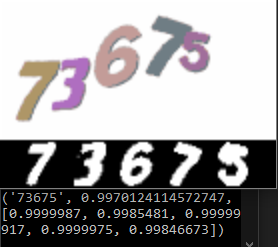
#> input picture test_online.png, 278 x 247 px
$ python -i preprocessing.py   (imports and definitions only)
#> lines starting #> are read from the running program, lines starting #| are printed output that depends on the picture; after the words box and inside, x2 and y2 are one past the last pixel; in counts of white or black regions, pixels touching at a corner belong together
#> further down, picture is the input picture: shape (247, 278, 3); mean B, G, R 153.4, 152.6, 154.9
"""
Extracting individual characters from the whole picture. Works in the following way:
Detect contours. If there's exactly 5, create masks out of their insides.
Otherwise detect most significant colors and corresponding areas. Use median filter to reduce pixel noise.
Go tru each pair of areas detected by contours and colors.
For each such pair create a convex hull of these two masks and AND them together (= calculate intersection).
If there's a significant number of nonzero pixels, we have a character. Use it as a mask.
If at this point we have 3 or less characters, throw it away.
If we have exactly 4 split the widest in half.
Use the resulting 5 masks to get the individual characters and crop them.
Resize them all to be 24 pixels hight and padd so that each character is in the middle of a 24×24 image.

In terms of the functions definied here the pipeline goes like this:
reduce_colors --> split_to_chars_contour --> cut_finals
or
reduce_colors --> split_to_chars_contour --> cut_finals
              \-> split_to_chars_colors  -/
Author:
    Michal Maršálek
"""
import numpy as np
import cv2 as cv


def reduce_colors(image, clusters=16, rounds=1):
    """
    Reduces colors in the picture using the kmeans algorithm.

    Args:
        image: Input image.
        clusters (int): Number of colors - argument for the cv.kmeans function.
        rounds (int): Number of rounds - argument for the cv.kmeans function.

    Returns:
        Image with reduced colors.

    """
#> called with clusters = 16, rounds = 1
    h, w = image.shape[:2]
#> h = 247; w = 278
    samples = np.zeros([h*w,3], dtype=np.float32)
    count = 0

    for x in range(h):
        for y in range(w):
            samples[count] = image[x][y]
            count += 1
#> after the loop, count = 68666

    compactness, labels, centers = cv.kmeans(samples,
            clusters,
            None,
            (cv.TERM_CRITERIA_EPS + cv.TERM_CRITERIA_MAX_ITER, 10000, 0.0001),
            rounds,
            cv.KMEANS_RANDOM_CENTERS)
#> compactness = 15573560.6; centers = 16 rows, first 8: [185.6, 182.8, 188], [198.1, 196.1, 204.4], [232.6, 231.6, 234.5], [212.1, 209.1, 214.8], [143.2, 128.6, 170.3], [154.1, 97.82, 31.59], [126.6, 122.8, 117.2], [39.63, 34.7, 33.11]

    centers = np.uint8(centers)
#> centers = 16 rows, first 8: [185, 182, 188], [198, 196, 204], [232, 231, 234], [212, 209, 214], [143, 128, 170], [154, 97, 31], [126, 122, 117], [39, 34, 33]
    res = centers[labels.flatten()]
    return res.reshape(image.shape)
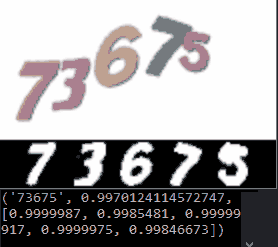
#> returned value: shape (247, 278, 3); mean of channels 0, 1, 2 153, 152.3, 154.6; drawn as B, G, R


def split_to_chars_contour(image):
    """
    Splits the image to characters based on continuos areas of nonwhite.

    Args:
        image: Input image.

    Yields:
        Mask for each character.
    """
    gray = cv.cvtColor(image, cv.COLOR_BGR2GRAY)
    thresh = cv.threshold(gray, 0, 255, cv.THRESH_BINARY_INV | cv.THRESH_OTSU)[1]
    contours = cv.findContours(thresh.copy(), cv.RETR_EXTERNAL, cv.CHAIN_APPROX_SIMPLE)[0]
    for c in contours:
        im = np.zeros((image.shape[0], image.shape[1]))
        cv.fillPoly(im, pts=[c], color=255)
        yield im.astype(np.uint8)


def split_to_chars_colors(img):
    """
    Splits the image to characters based on continuos areas of the same color.

    Args:
        img: Input image.

    Yields:
        Mask for each character.
    """
    reduced = reduce_colors(img)
    all_rgb_codes = img.reshape(-1, img.shape[-1])
    colors, counts = np.unique(all_rgb_codes, axis=0, return_counts=True)
    colors = [x[0] for x in sorted(zip(colors, counts), key=lambda x:-x[1])]
    for color in colors[:10]:
        if list(color) in ([255,255,255], [254,254,254]):
            continue
        char = cv.inRange(img, color, color)
        blurred = cv.medianBlur(char, 3)
        contoursOfBlurred = cv.findContours(blurred, cv.RETR_EXTERNAL, cv.CHAIN_APPROX_SIMPLE)[0]
        hull = [cv.convexHull(c, False) for c in contoursOfBlurred]
        mask = np.zeros(char.shape, np.uint8)
        mask = cv.drawContours(mask, hull, -1, (255,255,255), -1)
        yield mask


def split_to_chars_combined(img):
    """
    Splits the image to characters based on combination of contour and color methods.
    Yields areas of significant overlaps of these two methods.

    Args:
        image: Input image.

    Yields:
        Mask for each character.
    """
    contours = list(split_to_chars_contour(img))
    colors = list(split_to_chars_colors(img))
    for color in colors:
        for contour in contours:
            charMaybe = cv.bitwise_and(color, contour)
            if cv.countNonZero(charMaybe) > 35:
                yield charMaybe


def convex_hull(img):
    """
    Calculates a convex hull of a mask.

    Args:
        img: Input mask.

    Returns:
        Convex hull of the input.
    """
    hull = cv.convexHull(cv.findNonZero(img), False)
    res = np.zeros(img.shape, np.uint8)
    return cv.drawContours(res, [hull], -1, (255,255,255), -1)


def split_to_chars_final(img):
    """
    Performs the locating and splitting of the characters in the image.

    Args:
        img: Input image.

    Returns:
        list of images, each containing one character.
        Empty list indicates that the process failed.
    """
    masks = list(split_to_chars_contour(img))
#> masks = 42 items
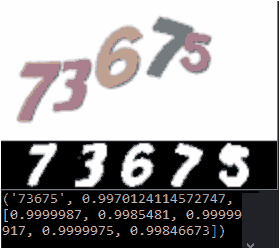
#> img: shape (249, 280, 3); mean of channels 0, 1, 2 154.6, 153.8, 156.1; drawn as B, G, R
    if len(masks) != 5:
        masks = list(split_to_chars_combined(img))
#> call 2 of reduce_colors, with clusters = 16, rounds = 1
#> after the loop in reduce_colors (call 2), `for x in range(h):`: count = 69720
#> in reduce_colors (call 2), `compactness, labels, centers = cv.kmeans(samples, clusters, None, (cv...`: compactness = 28882962.7; centers = 16 rows, first 8: [141.4, 139, 156.7], [188.1, 185.4, 191.8], [221.9, 220.2, 224.2], [244.5, 244, 245.5], [255, 255, 255], [254, 254, 254], [254, 254, 254], [154, 97, 31]
#> in reduce_colors (call 2), `centers = np.uint8(centers)`: centers = 16 rows, first 8: [141, 138, 156], [188, 185, 191], [221, 220, 224], [244, 243, 245], [255, 255, 255], [253, 253, 253], [254, 254, 254], [154, 97, 31]
#> in reduce_colors (call 2), `return res.reshape(image.shape)`:
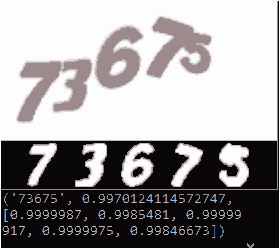
#> returned value: shape (249, 280, 3); mean of channels 0, 1, 2 153.8, 153, 155.5; drawn as B, G, R
#> masks = 3 items
    kernel = cv.getStructuringElement(cv.MORPH_CROSS, (3,3))
    masks = [convex_hull(cv.dilate(c, kernel)) for c in masks]
    gray = cv.cvtColor(img, cv.COLOR_BGR2GRAY)
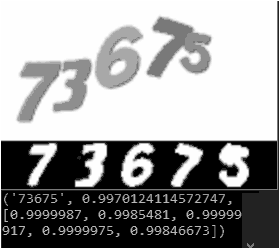
#> gray: shape (249, 280); min 0, max 255, mean 154.6
    thresh = cv.threshold(gray, 0, 255, cv.THRESH_BINARY_INV | cv.THRESH_OTSU)[1]
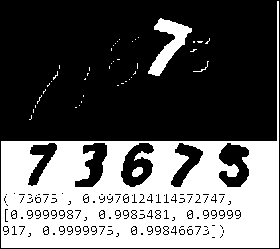
#> thresh: shape (249, 280); 37.6% white; 43 white regions (39 under 20 px), largest, box (x1, y1, x2, y2) and area: (1, 1, 279, 248) 24980, (148, 18, 192, 76) 969, (132, 167, 143, 177) 83, (193, 61, 209, 72) 26
    prev = None
    finals = []
    for i,mask in enumerate(masks):
        final = cv.bitwise_and(thresh, mask)
        if prev is not None:
            final = cv.bitwise_and(final, 255-prev)
        prev = final
        finals.append(final)
#> this loop made 3 passes
#> pass 1, in split_to_chars_final, `final = cv.bitwise_and(thresh, mask)`:
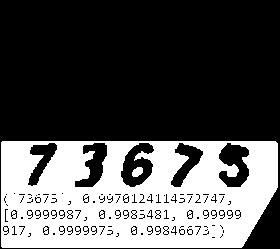
#> final: shape (249, 280); 33.8% white; 2 white regions, box (x1, y1, x2, y2) and area: (1, 141, 278, 248) 23502, (132, 167, 143, 177) 83
#> pass 3, in split_to_chars_final, `final = cv.bitwise_and(thresh, mask)`:
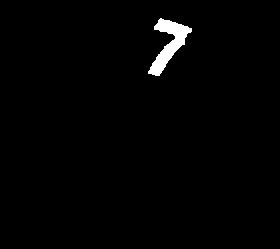
#> final: shape (249, 280); 1.4% white; 1 white region, box (x1, y1, x2, y2) and area: (148, 18, 192, 76) 969
#> after the loop, finals = 3 items
    return cut_finals(list(cut_finals(finals)))


def cut_finals(finals):
    """
    Cuts the widest "character" in half.

    Args:
        finals: Separated parts of the original image.

    Returns:
        Zero or five images containing the separated characters.

    """
    finals.sort(key=lambda c: cv.boundingRect(c)[0])
    if len(finals) < 4:
        return []
    for i, c in enumerate(finals):
        (x, y, w, h) = cv.boundingRect(c)
        if len(finals) == 4 and i == max(range(4), key=lambda i: cv.boundingRect(finals[i])[2]):
            yield c[y:y+h,x:x+w//2]
            yield c[y:y+h,x+w//2:x+w]
        else:
            yield c[y:y+h,x:x+w]


def split_to_chars(img):
    """
    Locates and isolates characters in the captcha. Resizes each character to a standard (square) size.
    Args:
        img:

    Returns:

    """
    img = reduce_colors(img)
    img = cv.copyMakeBorder(img, 1, 1, 1, 1, cv.BORDER_CONSTANT, value=(255, 255, 255))
    chars = list(split_to_chars_final(img))[:5]
    for char in chars:
        w,h = char.shape
        char = cv.resize(char, (22*h//w,22))
        if char.shape[1] > char.shape[0]:
            char = char[0:22,0:22]
        char = cv.copyMakeBorder(char, 0, 0, (22-char.shape[1])//2, 22-char.shape[1]-(22-char.shape[1])//2, cv.BORDER_CONSTANT,value=0)
        char = cv.copyMakeBorder(char, 1, 1, 1, 1, cv.BORDER_CONSTANT, value=0)
        yield char


def get_raw_and_preprocessed(img):
    """
    Creates a "comparison" image of the original captcha and preprocessed characters.
    Args:
        img: Input image.

    Returns:
        Image - captcha at the top, isolated characters at the bottom.
    """
    pre = cv.hconcat(list(split_to_chars(img)))
#> (the run stopped early here; a loop or call above may not have finished)
